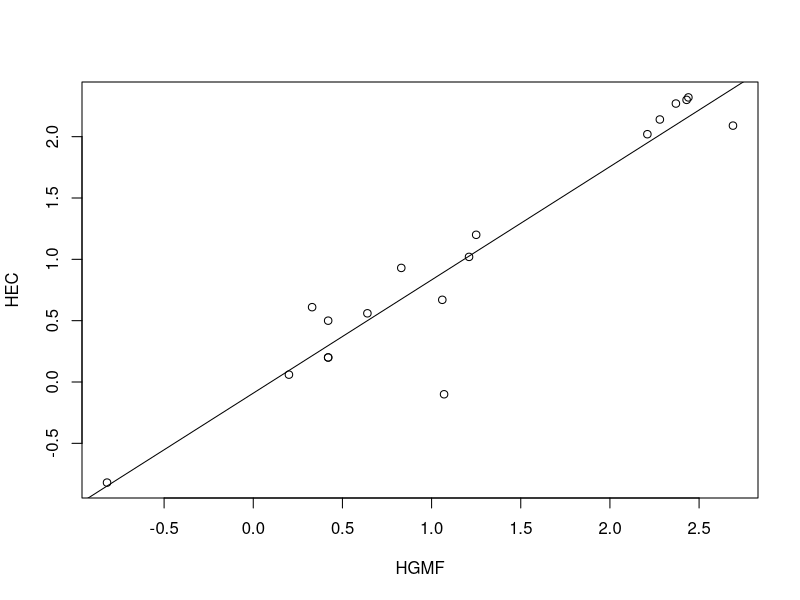
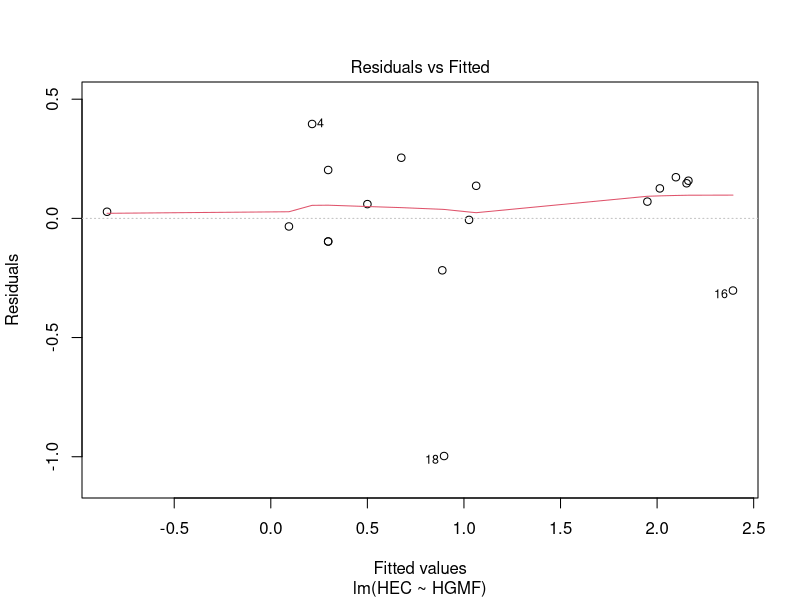
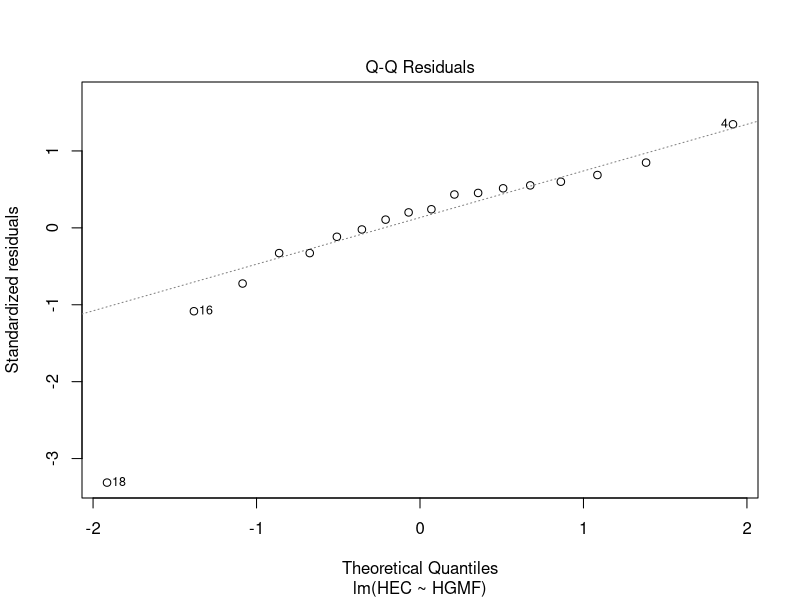
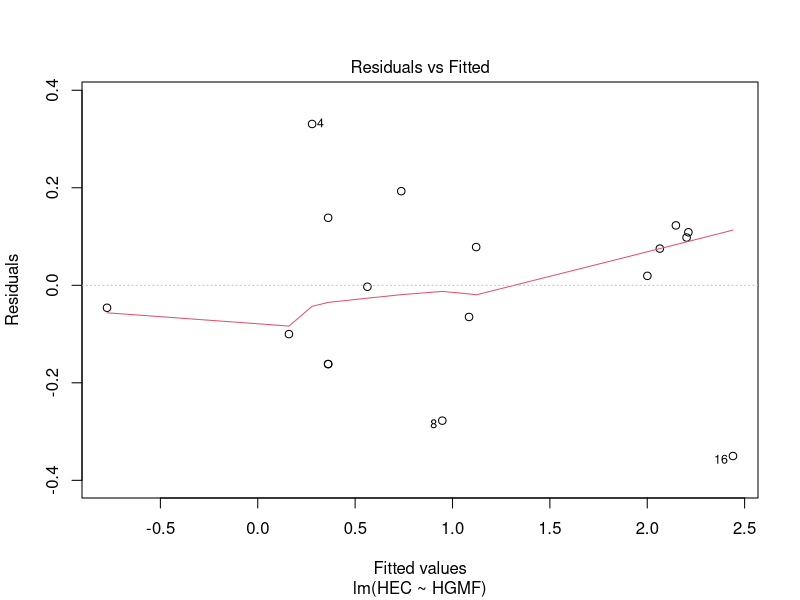
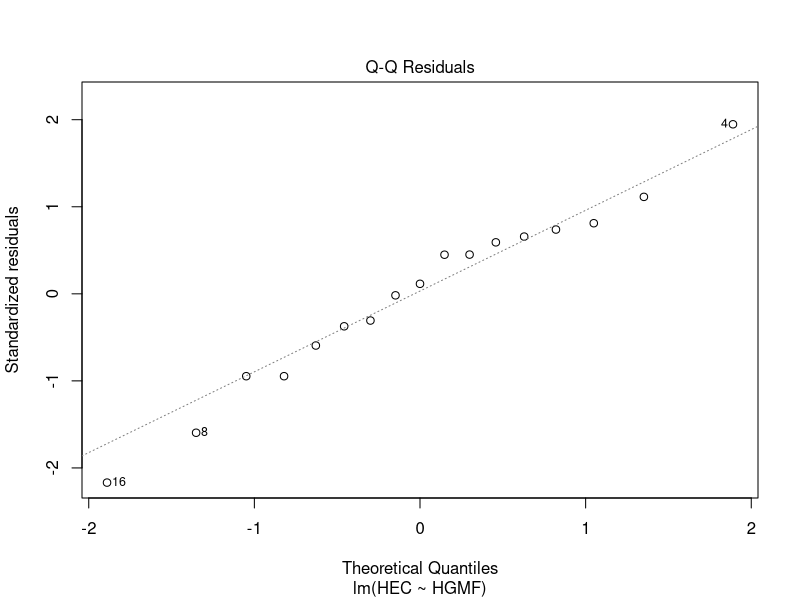
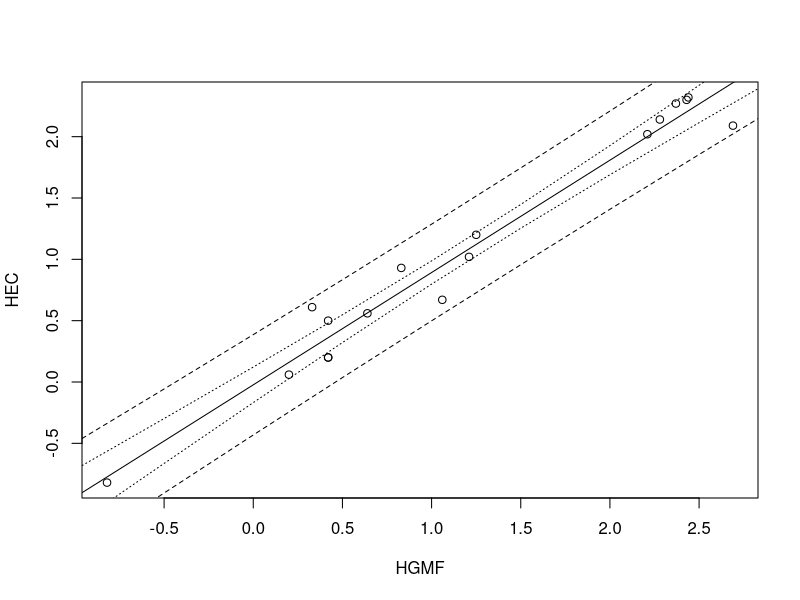

R code for these plots, in order:
## ---- chunk 1
knitr::opts_chunk$set(echo = TRUE)
## ---- chunk 2
ecoli = read.table("SGTADATASETS/ecoli.txt", header = TRUE)
str(ecoli)
{plot(HEC ~ HGMF, data = ecoli)
  abline(lm(HEC ~ HGMF, data = ecoli))}
## ---- chunk 3
ecoli.lm = lm(HEC ~ HGMF, data = ecoli)
summary(ecoli.lm)
## ---- chunk 4
plot(ecoli.lm, which = 1:2)
## ---- chunk 5
badpoint = which(ecoli.lm$residuals < -0.5)
badpoint
## ---- chunk 6
cleanEcoli = ecoli[-badpoint, ]

better.ecoli.lm = lm(HEC ~ HGMF, data = cleanEcoli)
plot(better.ecoli.lm, which = 1:2)
## ---- chunk 7
plot(HEC ~ HGMF, data = cleanEcoli)
abline(better.ecoli.lm)
# Create sequence of points
hgmfgrid <- seq(from = -1, to = 3, by = 0.5)
# Put in a dataframe with the same name as the predictor (HGMF)
HGMFdat <- data.frame(HGMF = hgmfgrid)
# Create the intervals
predvals <- predict.lm(better.ecoli.lm, newdata = HGMFdat, interval = 'prediction')
confvals <- predict.lm(better.ecoli.lm, newdata = HGMFdat, interval = 'confidence')
# Add prediction bands to plot, lty = 2 creates dashed line
# Note lty is short for 'line type'
lines(hgmfgrid, predvals[, 2], lty = 2)
lines(hgmfgrid, predvals[, 3], lty = 2)
# Add confidence bands to plot, lty = 3 creates dotted line
lines(hgmfgrid, confvals[, 2], lty = 3)
lines(hgmfgrid, confvals[, 3], lty = 3)
## ---- chunk 8
bandind = which(hgmfgrid == 1)
bandind

predband1 = predvals[bandind, 2:3]
confband1 = confvals[bandind, 2:3]

predband1
confband1
## ---- chunk 9
summary(better.ecoli.lm)
## ---- chunk 10
qt(0.975, 15)
## ---- chunk 11
anova(better.ecoli.lm)

